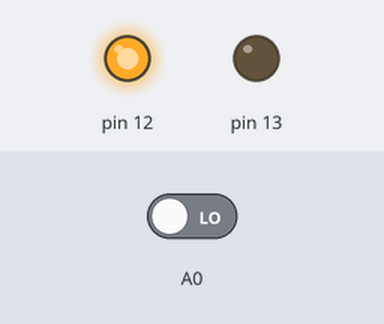
Bench run of a sketch on a simulated Arduino Uno, built with avr-gcc and run on an emulated ATmega328P. Shown: output pins drawn as LEDs (lit = HIGH). The inputs (shaded band) are chosen by the test bench; at power-on: A0 LOW. What the sketch prints to the serial monitor is not drawn.

Above: at 1.2 s.
1.3 s: A0 driven HIGH
At 2.2 s:
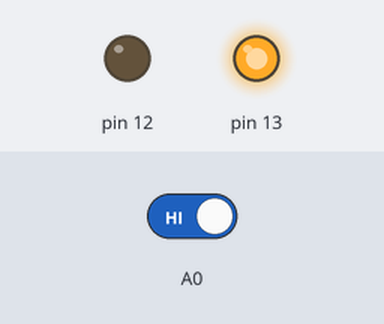
2.8 s: A0 driven LOW
At 3.4 s:
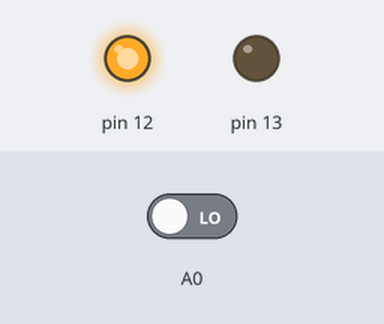
Timing chart, 0 to 5.8 s (numbered marks = the images above; inputs shaded):
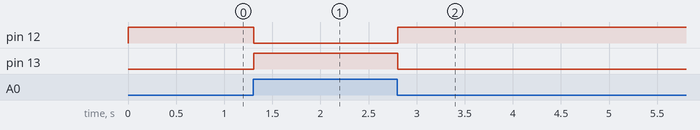

The sketch:

sketch_TouchLED.ino
```cpp
int Touch = 0;
void setup() {
  // put your setup code here, to run once:
  Serial.begin(9600);
  pinMode(A0,INPUT);
  pinMode(13,OUTPUT);
  pinMode(12,OUTPUT);
}

void loop() {
  // put your main code here, to run repeatedly:
  Touch = digitalRead(A0);
  Serial.println(Touch);
  if(Touch == 1)
  {
    digitalWrite(13,HIGH);
    digitalWrite(12,LOW);

    }
   else
   {
    digitalWrite(13,LOW);
    digitalWrite(12,HIGH);
    }
}
```

Measured:
- after the input at 1.3 s, pin 12: HIGH → LOW at once; pin 13: LOW → HIGH at once
- after the input at 2.8 s, pin 12: LOW → HIGH at once; pin 13: HIGH → LOW at once
